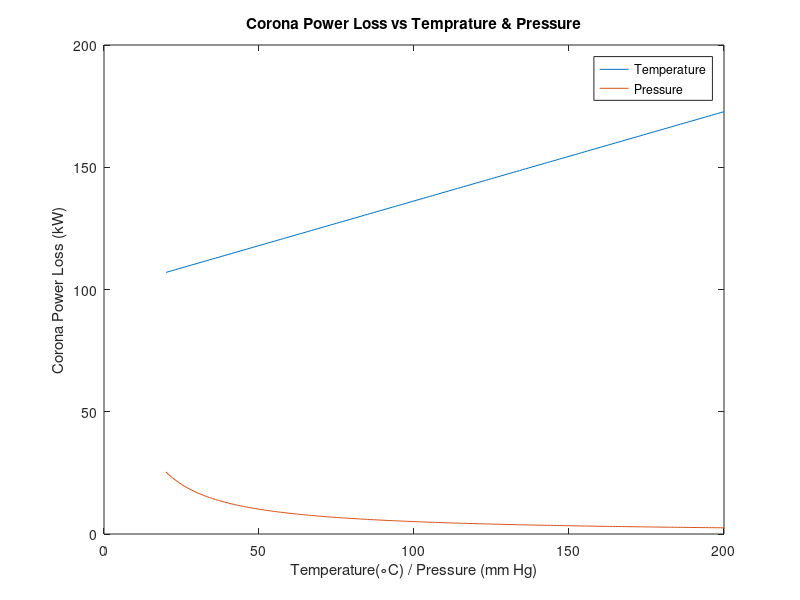
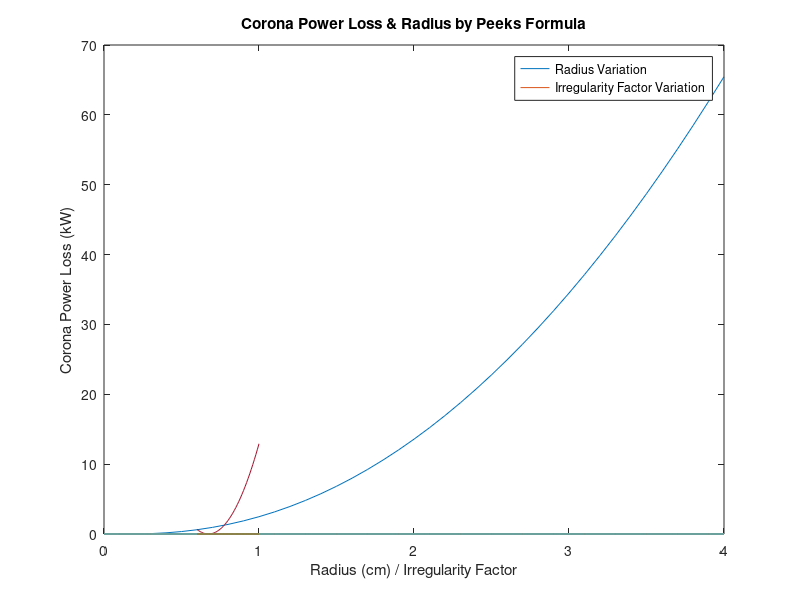
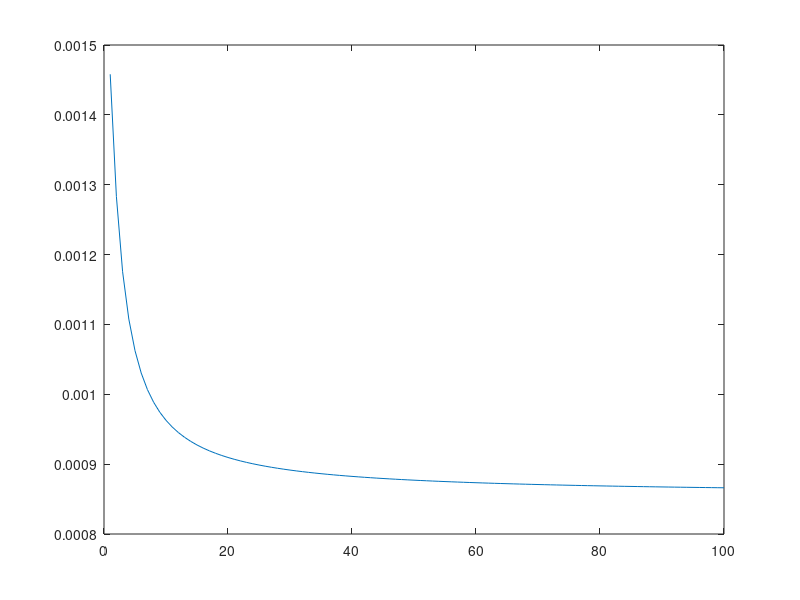

MATLAB code to generate these figures, in order:
% Corona power loss and plotting graph between power and temperature
 
clear;
clc;
 
m_o = 1;
g_o = 21.2;  % kV/cm
 
disp('Atmospheric Parameters');
pressureHg = input('Enter the pressure in mm Hg :');
temperature = input('Enter the temperature (celcius) :');
 
freq = input('Enter the frequency of transmission lines :');
radius = input('Enter the radius of transmission line (in cm) :');
D = input('Enter the distance between the transmission lines (in m) :');
V = input('Enter the operating voltage (Line-Neutral):');
years = input('Enter the year of installation of lines :');
 
% Irregularity factor : Current Year - 2018
m_v = exp((-exp(1))*(2018 - years)/100); 
 
% To calculate surface factor
disp('1. Smooth conductor');
disp('2. Rough-surfaced conductor');
disp('3. Stranded conductors');
choice = input('Choice :');
 
switch choice
    case 1
        m_o = 1;
    case 2
        m_o = 0.95;
    case 3
        m_o = 0.85;
end
 
 
disp('1. Fair weather condition');
disp('2. Storm weather conditions');
weather = input('Choice :');
 
del = 3.92*pressureHg/(273+temperature);
Vc = radius*g_o*del*m_o*log(100*D/radius);
Vv = radius*g_o*del*m_v*(1+0.3/sqrt(radius*del))*log(100*D/radius);
 
if weather == 2
    Vc = Vc*0.8;
    Vv = Vv*0.8;
end
 
V = V/sqrt(3);
Pc = (240/del)*(25+freq)*sqrt(radius/(100*D))*(V-Vc)^2*10^(-5);
 
temp = 20:1:200;
pres = 20:1:200;
rad = 0:0.1:4;
m0_var = 0.6:0.01:1;
 
loss_temp_variation = (240./(3.92*pressureHg./(273+temp)))*(25+freq)*sqrt(radius./(100*D))*(V-Vc)^2*10^(-5);
loss_pressure_variation = (240./(3.92*pres./(273+temperature)))*(25+freq)*sqrt(radius./(100*D))*(V-Vc)^2*10^(-5);
 
temp_rad = 0;
temp_mv = 0;
max_loss_radius = 0.1;
max_loss = 0;
 
peeks_rad_loss = zeros(41);
peeks_m0_loss = zeros(41);
 
for i = 1:41
    temp_rad = temp_rad + 0.1;
    temp_mv = temp_mv + 0.01;
    peeks_rad_loss(i) = 241 * 10^(-5) * ((freq+25)/del) * sqrt(temp_rad/(100*D)) * (V - (temp_rad*g_o*m_o*del*log(100*D/temp_rad)))^2;
    peeks_m0_loss(i) = 241 * 10^(-5) * ((freq+25)/del) * sqrt(radius/(100*D)) * (V - (radius*g_o*temp_mv*del*log(100*D/radius)))^2;
    
    if peeks_rad_loss(i) > max_loss
        max_loss = peeks_rad_loss(i);
        max_loss_radius = temp_rad;
    end
end
 
fprintf('\n');
disp('Enter paramters to calculate equivalent HVDC Corona Loss Characteristics-');
H = input('Enter the mean height of conductors:');
S = input('Enter the pole spacing:');
g_surface_grad = input('Enter the maximum surface gradient :');
sub_conductors = input('Enter the number of sub-conductors :');
 
% DC conductor surface coeffecient is taken as 0.15-0.35 (practical average)
new_del = 3.92*pressureHg/75.01/(273+temperature);

% Plot for varying ratio of Spacing to Height; Check where it saturates
ratio_var = 1:1:100;
P_dc_ratio_loss = 2*V*((2/pi)*atan(2./ratio_var) + 1) * 0.25 * sub_conductors * radius/100 * 2^(0.25*(g_surface_grad-g_o*new_del)) * 10^(-3);
figure(4);
plot(ratio_var, P_dc_ratio_loss);

%Calculating fixed loss of given static inputs
P_dc_loss = 2*V*((2/pi)*atan(2*H/S) + 1) * 0.25 * sub_conductors * radius/100 * 2^(0.25*(g_surface_grad-g_o*new_del)) * 10^(-3);
 
%Calculate least ratio for HVDC loss
least_ratio = 0;
for j = 1:99
    if P_dc_ratio_loss(j) - P_dc_ratio_loss(j+1) <= 0.001
        least_ratio = j;
        break
    end
end

% Display computations back to user
fprintf('\n\nCritical Disruptive voltage = %f kV rms\n', Vc);
fprintf('Visual Disruptive voltage = %f kV rms\n', Vv);
fprintf('Maximum Radius Loss = %f cm\n', max_loss_radius);
fprintf('Equivalent DC Power Loss = %f kW/km\n', P_dc_loss);
fprintf('Least ratio of Height:Spacing for HVDC lines = %d:%d\n', 1, least_ratio);
fprintf('Corona loss = %f kW/ph/km\n\nPlotting power loss variation graphs...', Pc);
 
figure(1);
plot(temp, loss_temp_variation, pres, loss_pressure_variation);
title('Corona Power Loss vs Temprature & Pressure');
xlabel('Temperature(\circC) / Pressure (mm Hg)');
ylabel('Corona Power Loss (kW)');
legend('Temperature', 'Pressure');
 
figure(2);
plot(rad, peeks_rad_loss, m0_var, peeks_m0_loss);
title('Corona Power Loss & Radius by Peeks Formula');
xlabel('Radius (cm) / Irregularity Factor');
ylabel('Corona Power Loss (kW)');
legend('Radius Variation', 'Irregularity Factor Variation');
